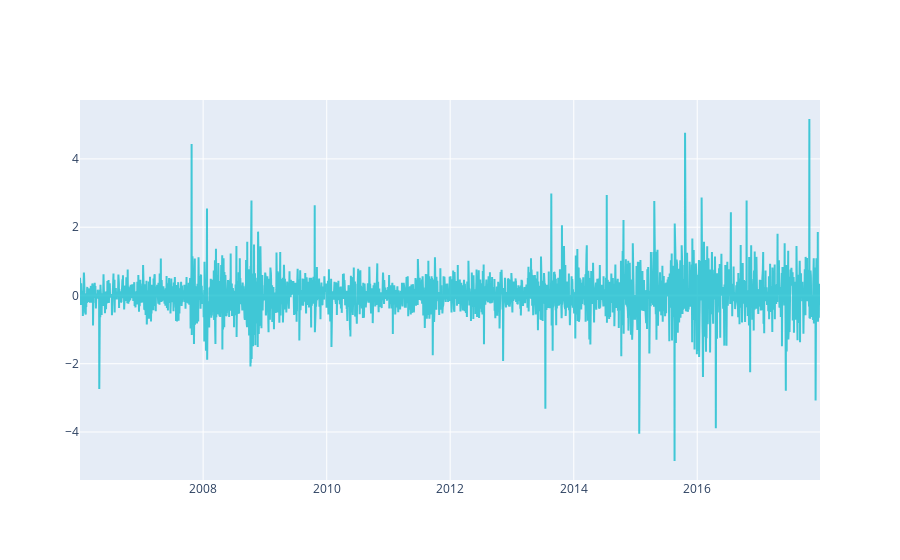

The notebook cell this image was saved under:
### Code cell
import plotly.graph_objects as go
fig = go.Figure()
fig.add_trace(go.Scatter(x=data_diff.Date, y=data_diff.iloc[:,1], name = data_diff.iloc[:,1].name, line = dict(color = '#17BECF'), opacity = 0.8))

### Figure 1 — Plotly figure (JSON) as saved in the notebook; plotly's stock layout.template omitted (floating-point values rounded to 4 significant figures; data arrays with more than 128 entries replaced by an {"elided": "..."} marker saying what was removed)
{"data": [{"line": {"color": "#17BECF"}, "name": "MSFT", "opacity": 0.8, "type": "scatter", "x": {"elided": "3015 str values"}, "y": {"elided": "3015 float values"}}], "layout": {}}
